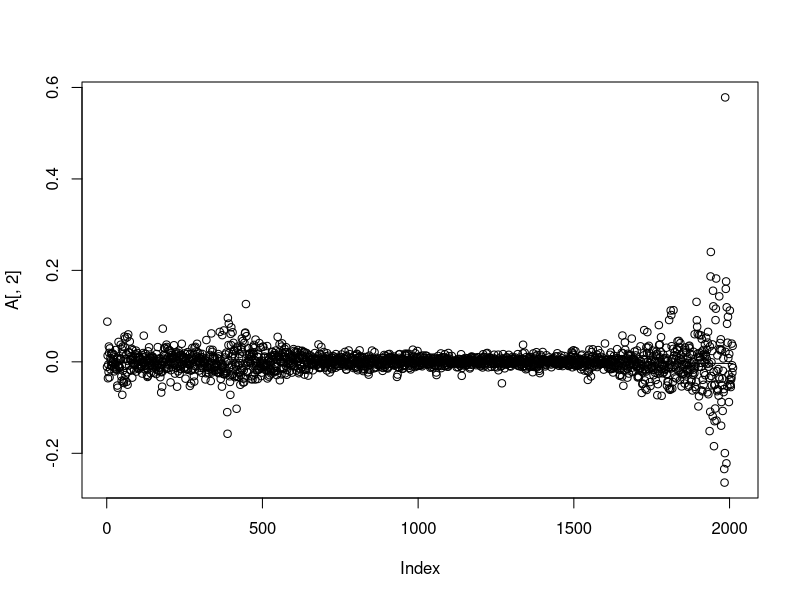
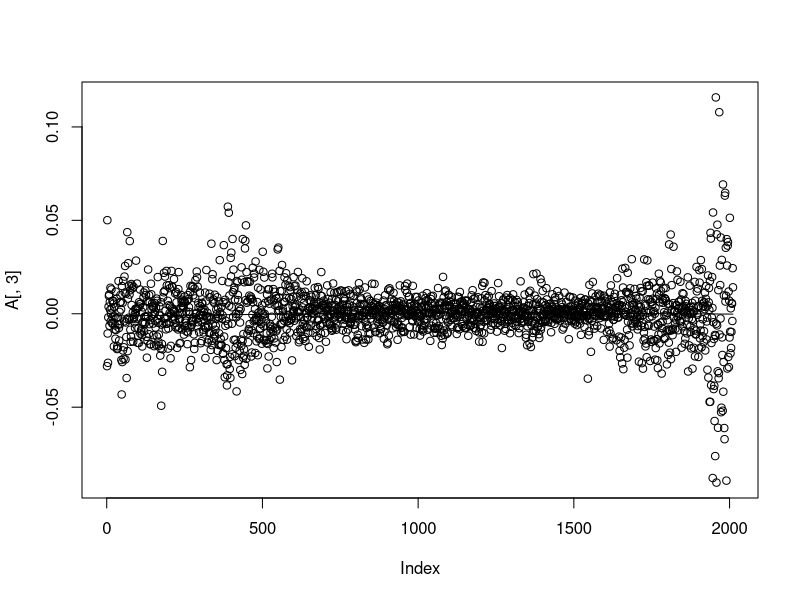
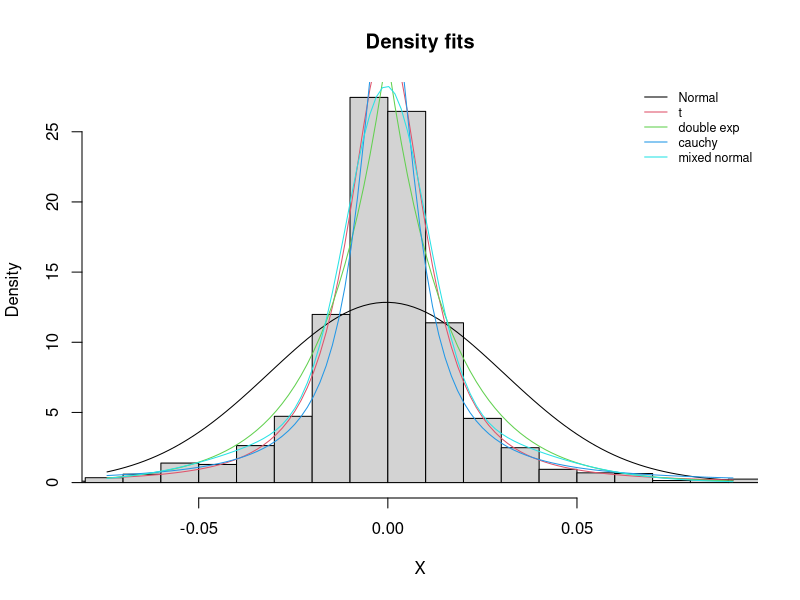
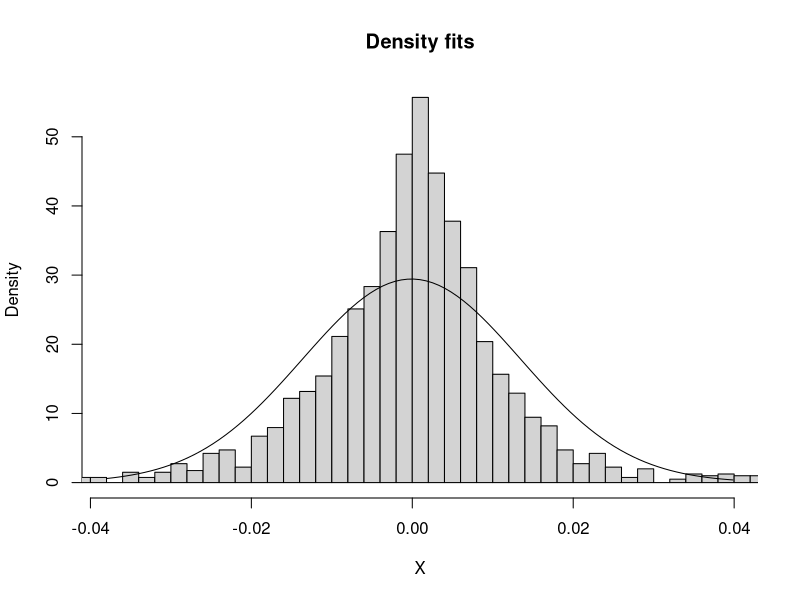

Recreate these plots in R, in order. (Note: this script raises an error after producing the figures.)
library(MASS)
library(stats)
options(warn=-1)
A <- read.table("d-csp0108.txt", header=TRUE)
n = nrow(A)

dexp <- function(x,mu,b)
{
    return((1/(2*b))*exp( - (abs(x-mu)/b)) )
}

pdexp <- function(x,mu,b)
{
    z = (x-mu)/b
    return(ifelse(x<mu,0.5*exp(z),1-0.5*exp(-z)))
}

qdexp <- function(x,mu,b)
{
    return(mu+ifelse(x<0.5,b*log(2*x),-b*log(2-2*x)))
}

dmixnormal <- function(x,m1,s1,m2,s2,p)
{
  return(p*dnorm(x,m1,s1)+(1-p)*dnorm(x,m2,s2))
}

dmymixestimate <- function(x,X)
{
  munorm = mean(X)
  std = sd(X)
  return(dmixnormal(x,munorm,std,munorm,std/3,0.4))
}

pmixnormal <- function(x,m1,s1,m2,s2,p)
{
  return(p*pnorm(x,m1,s1)+(1-p)*pnorm(x,m2,s2))
}

pmymixestimate <- function(x,X)
{
  munorm = mean(X)
  std = sd(X)
  return(pmixnormal(x,munorm,std,munorm,std/3,0.4))
}

rmixnormal <- function(n,m1,s1,m2,s2,p)
{
  x = vector(,n)
  for(i in 1:n)
  {
    u = runif(1,0,1)
    if(u<p)
      x[i] = rnorm(1,m1,s1)
    else
      x[i] = rnorm(1,m2,s2)
  }
  return(x)
}

qmixnormal <- function(x,m1,s1,m2,s2,p)
{
  X = rmixnormal(10000,m1,s1,m2,s2,p)
  return(quantile(X,x))
}

qmymixestimate <- function(x,X)
{
  munorm = mean(X)
  std = sd(X)
  return(qmixnormal(x,munorm,std,munorm,std/3,0.4))
}

fit_dist <- function(X)
{
    hist(X,probability = T,100,main = "Density fits",xlim = c(quantile(X,0.01),quantile(X,0.99)))
    munorm = mean(X)
    std = sd(X)
    curve(dnorm(x,munorm,std),add = TRUE,col=1)
    
    a = fitdistr(X, "t", start = list(m=mean(X),s=sd(X), df=2), lower=c(-1, 0.001,1))[1]
    m = a$estimate[1]
    s = a$estimate[2]
    df = a$estimate[3]
    mydt <- function(x, m, s, df) dt((x-m)/s, df)/s
    curve(mydt(x,m,s,df),add=T,col=2)
    
    muexp = median(X)
    N = length(X)
    b = sum(abs(X-muexp))/N
    curve(dexp(x,muexp,b),add=T,col=3)
    
    a = fitdistr(X,"cauchy")
    mucauchy = a$estimate[1]
    gamma = a$estimate[2]
    curve(dcauchy(x,location = mucauchy,scale = gamma),add=T,col=4)
    
    curve(dmymixestimate(x,X),add=T,col=5)
    
    legend('topright', legend = c("Normal","t","double exp","cauchy","mixed normal"),lty=1, col=c(1,2,3,4,5), bty='n', cex=.75)
}

jpeg("scatter_C.jpeg")
scatter.smooth(A[,2])
dev.off()

jpeg("scatter_SP.jpeg")
scatter.smooth(A[,3])
dev.off()

jpeg("C.jpeg")
fit_dist(A[,2])
dev.off()

jpeg("SP.jpeg")
fit_dist(A[,3])
dev.off()

survival <- function(X,f = 0,t = 1)
{
    scdf = ecdf(X)
    surv <- function(x) return(1-scdf(x))
    
    munorm = mean(X)
    std = sd(X)
    
    a = fitdistr(X, "t", start = list(m=mean(X),s=sd(X), df=2), lower=c(-1, 0.001,1))[1]
    m = a$estimate[1]
    s = a$estimate[2]
    df = a$estimate[3]
    
    muexp = median(X)
    N = length(X)
    b = sum(abs(X-muexp))/N
    
    a = fitdistr(X,"cauchy")
    mucauchy = a$estimate[1]
    gamma = a$estimate[2]
    
    mypt <- function(x, m, s, df) pt((x-m)/s, df)
    curve(surv(x),from = quantile(X,f),to = quantile(X,t),lty=1,lwd=1)
    curve(1-pnorm(x,munorm,std),add=T,col=2,lty=2,lwd=2)
    curve(1-mypt(x,m,s,df),add=T,col=3,lty=2,lwd=2)
    curve(1-pdexp(x,muexp,b),add=T,col=4,lty=2,lwd=2)
    curve(1-pcauchy(x,location = mucauchy,scale = gamma),add=T,col=5,lty=2,lwd=2)
    curve(1-pmymixestimate(x,X),add=T,col=6,lty=2,lwd=2)
    legend('topright', legend = c("Normal","t","double exp","cauchy","mix normal"),lty=1, col=c(2,3,4,5,6), bty='n', cex=.75)
}

QQ <- function(X)
{
    munorm = mean(X)
    std = sd(X)*n/(n-1)
    
    a = fitdistr(X, "t", start = list(m=mean(X),s=sd(X), df=2), lower=c(-1, 0.001,1))[1]
    m = a$estimate[1]
    s = a$estimate[2]
    df = a$estimate[3]
    
    muexp = median(X)
    N = length(X)
    b = sum(abs(X-muexp))/N
    
    a = fitdistr(X,"cauchy")
    mucauchy = a$estimate[1]
    gamma = a$estimate[2]
    
    myqt <- function(x,m,s,df) s*qt(x,df)+m
    xseq = seq(0,1,0.01)
    x = quantile(X,xseq)
    y1 = qnorm(xseq,munorm,std)
    y2 = myqt(xseq,m,s,df)
    y3 = qdexp(xseq,muexp,b)
    y4 = qcauchy(xseq,location = mucauchy,scale = gamma)
    y5 = qmymixestimate(xseq,X)
    par(mfrow=c(3,2))
    plot(x,y1,type = "l",col=2,ylab = "Normal Distribution",lwd=2)
    abline(0,1)
    plot(x,y2,type = "l",col=2,ylab = "t Distribution",lwd=2)
    abline(0,1)
    plot(x,y3,type = "l",col=2,ylab = "Laplace Distribution",lwd=2)
    abline(0,1)
    plot(x,y4,type = "l",col=2,ylab = "Cauchy Distribution",lwd=2)
    abline(0,1)
    plot(x,y5,type = "l",col=2,ylab = "Mix Normal Distribution",lwd=2)
    abline(0,1)
    par(mfrow=c(1,1))
}

jpeg("C_survival.jpeg")
survival(A[,2])
dev.off()

jpeg("SP_survival.jpeg")
survival(A[,3])
dev.off()